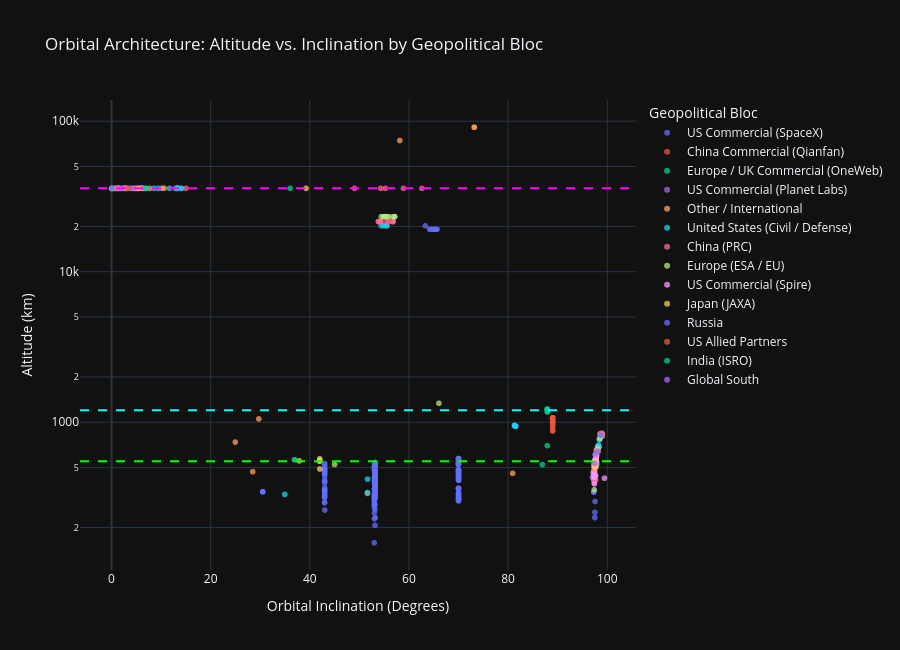

Notebook source saved alongside this figure:
### Markdown cell above
## 9. Interactive Visualizations (Plotly)
Explore the interactive 2D/3D visualizations generated by the pipeline:
- **Interactive Orbital Architecture**: Altitude vs. Inclination scatter plot.
- **Interactive Trajectory Map**: Sample ground tracks over 30 days.
- **Interactive Regional Revisit Dashboard**: Comparative coverage across all 10 world regions.

### Code cell
# Display interactive scatter plot in the notebook
fig_scatter = create_interactive_orbital_scatter(df_master, output_html="../output/interactive/interactive_orbital_scatter.html")
fig_scatter.show()

### Figure 1 — Plotly figure (JSON) as saved in the notebook; plotly's stock layout.template omitted (floating-point values rounded to 4 significant figures; data arrays with more than 128 entries replaced by an {"elided": "..."} marker saying what was removed)
{"data": [{"customdata": {"elided": "3329x3 mixed values"}, "hovertemplate": "<b>%{hovertext}</b><br><br>GEOPOLITICAL_BLOC=US Commercial (SpaceX)<br>Orbital Inclination (Degrees)=%{x}<br>Altitude (km)=%{y}<br>NORAD_CAT_ID=%{customdata[0]}<br>OWNER=%{customdata[1]}<br>MISSION_COHORT=%{customdata[2]}<extra></extra>", "hovertext": {"elided": "3329 str values"}, "legendgroup": "US Commercial (SpaceX)", "marker": {"color": "#636efa", "opacity": 0.75, "symbol": "circle"}, "mode": "markers", "name": "US Commercial (SpaceX)", "showlegend": true, "type": "scattergl", "x": {"elided": "3329 float values"}, "xaxis": "x", "y": {"elided": "3329 float values"}, "yaxis": "y"}, {"customdata": {"elided": "79x3 mixed values"}, "hovertemplate": "<b>%{hovertext}</b><br><br>GEOPOLITICAL_BLOC=China Commercial (Qianfan)<br>Orbital Inclination (Degrees)=%{x}<br>Altitude (km)=%{y}<br>NORAD_CAT_ID=%{customdata[0]}<br>OWNER=%{customdata[1]}<br>MISSION_COHORT=%{customdata[2]}<extra></extra>", "hovertext": ["QIANFAN-204", "QIANFAN-179", "QIANFAN-183", "QIANFAN-141", "QIANFAN-44", "QIANFAN-165", "QIANFAN-144", "QIANFAN-12", "QIANFAN-88", "QIANFAN-61", "QIANFAN-222", "QIANFAN-108", "QIANFAN-57", "QIANFAN 16 OBJECT B", "QIANFAN-147", "QIANFAN-84", "QIANFAN-77", "QIANFAN-137", "QIANFAN-221", "QIANFAN-170", "QIANFAN-81", "QIANFAN-68", "QIANFAN-212", "QIANFAN-116", "QIANFAN-187", "QIANFAN-226", "QIANFAN-93", "QIANFAN-166", "QIANFAN 16 OBJECT C", "QIANFAN-103", "QIANFAN-2", "QIANFAN-62", "QIANFAN-229", "QIANFAN-202", "QIANFAN-125", "QIANFAN-195", "QIANFAN-99", "QIANFAN-132", "QIANFAN-225", "QIANFAN-105", "QIANFAN-248", "QIANFAN-75", "QIANFAN-152", "QIANFAN-214", "QIANFAN-52", "QIANFAN-151", "QIANFAN-90", "QIANFAN-174", "QIANFAN-96", "QIANFAN-180", "QIANFAN-153", "QIANFAN-200", "QIANFAN-18", "QIANFAN-74", "QIANFAN-5", "QIANFAN-113", "QIANFAN-58", "QIANFAN-76", "QIANFAN-124", "QIANFAN-48", "QIANFAN-54", "QIANFAN-60", "QIANFAN-66", "QIANFAN-106", "QIANFAN-192", "QIANFAN-79", "QIANFAN-173", "QIANFAN-240", "QIANFAN-213", "QIANFAN-95", "QIANFAN-230", "QIANFAN-80", "QIANFAN-185", "QIANFAN-227", "QIANFAN-92", "QIANFAN-223", "QIANFAN-15", "QIANFAN-142", "QIANFAN-228"], "legendgroup": "China Commercial (Qianfan)", "marker": {"color": "#EF553B", "opacity": 0.75, "symbol": "circle"}, "mode": "markers", "name": "China Commercial (Qianfan)", "showlegend": true, "type": "scattergl", "x": [88.99, 89.0, 88.99, 88.98, 89.02, 89.0, 88.98, 88.97, 88.96, 88.98, 89.02, 89.01, 88.97, 89.01, 89.02, 88.96, 88.97, 88.98, 89.02, 89.0, 88.96, 88.97, 88.99, 88.98, 88.99, 89.02, 89.01, 89.0, 89.01, 89.01, 88.97, 88.97, 89.02, 88.99, 88.98, 88.99, 89.01, 88.98, 89.02, 89.01, 89.02, 88.96, 89.02, 88.99, 89.01, 89.02, 88.96, 89.0, 89.01, 89.0, 89.02, 88.99, 88.97, 88.96, 88.97, 88.98, 88.97, 88.96, 88.98, 89.02, 89.01, 88.97, 88.97, 89.01, 88.99, 88.96, 89.0, 89.01, 88.99, 89.01, 89.02, 88.96, 88.99, 89.02, 89.01, 89.02, 88.97, 88.98, 89.02], "xaxis": "x", "y": [990.5, 1068.0, 1068.0, 1068.0, 1068.0, 1068.0, 1068.0, 1068.0, 1068.0, 1068.0, 1068.0, 1068.0, 1068.0, 875.6, 1068.0, 1068.0, 906.8, 1068.0, 1031.0, 1068.0, 1068.0, 1068.0, 973.7, 1068.0, 1068.0, 1069.0, 1068.0, 1068.0, 879.4, 1068.0, 1068.0, 1068.0, 1068.0, 1010.0, 1068.0, 1068.0, 1068.0, 1068.0, 1068.0, 1068.0, 1016.0, 1068.0, 1068.0, 944.3, 1068.0, 1068.0, 1069.0, 1068.0, 1068.0, 1068.0, 1068.0, 1068.0, 1068.0, 1068.0, 1068.0, 1068.0, 1068.0, 1068.0, 1068.0, 1068.0, 1068.0, 1068.0, 1068.0, 1068.0, 1069.0, 1069.0, 1068.0, 1014.0, 1034.0, 1068.0, 1068.0, 1068.0, 1068.0, 1068.0, 1068.0, 1068.0, 1068.0, 1068.0, 1068.0], "yaxis": "y"}, {"customdata": {"elided": "195x3 mixed values"}, "hovertemplate": "<b>%{hovertext}</b><br><br>GEOPOLITICAL_BLOC=Europe / UK Commercial (OneWeb)<br>Orbital Inclination (Degrees)=%{x}<br>Altitude (km)=%{y}<br>NORAD_CAT_ID=%{customdata[0]}<br>OWNER=%{customdata[1]}<br>MISSION_COHORT=%{customdata[2]}<extra></extra>", "hovertext": {"elided": "195 str values"}, "legendgroup": "Europe / UK Commercial (OneWeb)", "marker": {"color": "#00cc96", "opacity": 0.75, "symbol": "circle"}, "mode": "markers", "name": "Europe / UK Commercial (OneWeb)", "showlegend": true, "type": "scattergl", "x": {"elided": "195 float values"}, "xaxis": "x", "y": {"elided": "195 float values"}, "yaxis": "y"}, {"customdata": {"elided": "48x3 mixed values"}, "hovertemplate": "<b>%{hovertext}</b><br><br>GEOPOLITICAL_BLOC=US Commercial (Planet Labs)<br>Orbital Inclination (Degrees)=%{x}<br>Altitude (km)=%{y}<br>NORAD_CAT_ID=%{customdata[0]}<br>OWNER=%{customdata[1]}<br>MISSION_COHORT=%{customdata[2]}<extra></extra>", "hovertext": ["FLOCK 4H-27", "FLOCK 4J-4", "FLOCK 4H-30", "FLOCK 4BE-5", "FLOCK 4H-19", "FLOCK 4H-9", "FLOCK 4J-9", "FLOCK 4H-18", "SKYSAT-C2", "FLOCK 4BE-32", "FLOCK 4G-36", "FLOCK 4G-5", "FLOCK 4G-8", "FLOCK 4H-25", "FLOCK 4J-7", "FLOCK 4BE-14", "FLOCK 4BE-20", "FLOCK 4H-35", "FLOCK 4BE-18", "FLOCK 4BE-23", "FLOCK 4H-33", "FLOCK 4Q-16", "SKYSAT-C10", "FLOCK 4H-4", "SKYSAT-C7", "FLOCK 4G-9", "FLOCK 4J-5", "FLOCK 4H-14", "FLOCK 4BE-19", "FLOCK 4G-30", "PELICAN-8", "FLOCK 4H-6", "FLOCK 4J-3", "PELICAN-3", "FLOCK 4Q-4", "FLOCK 4H-31", "FLOCK 4G-29", "FLOCK 4J-1", "FLOCK 4G-1", "PELICAN-11", "FLOCK 4G-15", "SKYSAT-C8", "FLOCK 4BE-6", "FLOCK 4J-17", "FLOCK 4H-22", "FLOCK 4Q-9", "FLOCK 4H-24", "FLOCK 4G-11"], "legendgroup": "US Commercial (Planet Labs)", "marker": {"color": "#ab63fa", "opacity": 0.75, "symbol": "circle"}, "mode": "markers", "name": "US Commercial (Planet Labs)", "showlegend": true, "type": "scattergl", "x": [97.41, 97.44, 97.41, 97.38, 97.41, 97.41, 97.44, 97.41, 97.01, 97.37, 97.39, 97.4, 97.39, 97.41, 97.44, 97.36, 97.36, 97.41, 97.37, 97.37, 97.41, 97.38, 97.47, 97.41, 97.47, 97.39, 97.44, 97.41, 97.37, 97.38, 97.3, 97.41, 97.44, 97.19, 97.38, 97.41, 97.39, 97.44, 97.39, 97.7, 97.39, 97.47, 97.37, 97.45, 97.41, 97.38, 97.41, 97.38], "xaxis": "x", "y": [499.8, 511.5, 501.5, 429.7, 498.5, 499.6, 514.5, 501.8, 431.5, 421.8, 470.1, 467.9, 468.9, 499.4, 510.8, 427.0, 412.9, 499.6, 423.8, 440.0, 498.6, 400.3, 455.1, 501.9, 447.6, 475.1, 511.7, 497.6, 410.9, 435.0, 469.8, 496.2, 510.5, 442.9, 401.6, 502.3, 454.6, 511.0, 468.6, 569.9, 469.5, 447.5, 433.0, 511.4, 500.3, 395.5, 501.5, 469.9], "yaxis": "y"}, {"customdata": {"elided": "100x3 mixed values"}, "hovertemplate": "<b>%{hovertext}</b><br><br>GEOPOLITICAL_BLOC=Other / International<br>Orbital Inclination (Degrees)=%{x}<br>Altitude (km)=%{y}<br>NORAD_CAT_ID=%{customdata[0]}<br>OWNER=%{customdata[1]}<br>MISSION_COHORT=%{customdata[2]}<extra></extra>", "hovertext": ["RCM-2", "HELLAS-SAT 4 & SGS-1", "AMOS-3", "NSS-9", "KOREASAT 116", "ASTRA 5B", "TURKSAT 4B", "INTELSAT 22 (IS-22)", "EUTELSAT HOTBIRD 13F", "INTELSAT 32E (IS-32E)", "CASSIOPE", "ABS-6", "ES'HAIL 2", "SES-21", "MMS 4", "TERRASAR-X", "SES-17", "THAICOM 4", "HELLAS-SAT 2", "BRITE-AUSTRIA", "LAOSAT 1", "NEOSSAT", "SES-14", "STAR ONE C2", "AMOS-4", "CXO", "HST", "RADARSAT-2", "EUTELSAT KONNECT VHTS", "ABS-2A (MONGOLSAT-1)", "INTELSAT 17 (IS-17)", "EUTELSAT 115 WEST B", "HORIZONS-3E", "ASTRA 2F", "CO3D 1", "INMARSAT 3-F2", "INMARSAT GX5", "INTELSAT 906 (IS-906)", "NILESAT 201", "TWILIGHT-1 OBJECT B", "INMARSAT 5-F1", "THAICOM 6", "EUTELSAT 65 WEST A", "GEO-KOMPSAT-2B", "TELKOM 3S", "KOREASAT 6A", "EUTELSAT 36D", "SPOT 7", "HISAKI (SPRINT-A)", "INTELSAT 40E (IS-40E)", "ALCOMSAT 1", "SES-15", "ES'HAIL 1", "COSMO-SKYMED 3", "ABS-4 (MOBISAT-1)", "ALSAT-1B", "RCM-3", "GALAXY 28 (G-28)", "KOREASAT 5A", "SES-5", "OVZON-3", "SAUDISAT 5B", "BULGARIASAT-1", "SES-11 (ECHOSTAR 105)", "INTELSAT 23 (IS-23)", "HINODE (SOLAR-B)", "INMARSAT 3-F3", "SKYNET 5D", "HELLAS-SAT 3", "INMARSAT 5-F4", "NSS-10", "INTELSAT 39 (IS-39)", "AGILA", "ZHANGHENG 1-01 (CSES-1)", "PLEIADES NEO 4", "EUTELSAT 5 WEST B", "KNACKSAT-2", "EUTELSAT 3B", "INTELSAT 18 (IS-18)", "METOP-B", "STAR ONE D1", "NEMO-HD", "ASTRA 2E", "SINAH 1", "GALAXY 35 (G-35)", "AMC-6", "EUTELSAT 172B", "LAPAN-A3", "NUSANTARA TIGA (SATRIA)", "ASIASAT 8 (AMOS-7)", "INTELSAT 902 (IS-902)", "ARSAT 1", "ALPHASAT", "EUTELSAT 117 WEST A", "ICEYE-X43", "EXACTVIEW-1 (ADS-1B)", "SCD 1", "SAUDISAT 5A", "MEASAT-3A", "MMS 2"], "legendgroup": "Other / International", "marker": {"color": "#FFA15A", "opacity": 0.75, "symbol": "circle"}, "mode": "markers", "name": "Other / International", "showlegend": true, "type": "scattergl", "x": [97.76, 0.0667, 0.819, 1.625, 0.0191, 0.0522, 0.0091, 0.0084, 0.0551, 0.0098, 80.91, 0.0439, 0.0135, 0.0247, 73.15, 97.45, 0.041, 0.6102, 7.706, 98.4, 0.0139, 98.42, 0.0459, 1.6, 0.0182, 58.15, 28.47, 98.58, 0.0563, 0.0195, 0.0129, 0.0153, 0.0098, 0.0329, 97.44, 10.18, 0.0284, 6.16, 0.0243, 97.81, 0.0146, 0.083, 0.0637, 0.0152, 0.0146, 0.0035, 0.0181, 98.05, 29.72, 0.0123, 0.0736, 0.0231, 0.0536, 97.81, 6.397, 97.78, 97.76, 3.661, 0.0174, 0.052, 0.0109, 97.3, 0.0614, 0.0398, 0.014, 98.05, 10.62, 0.0756, 0.0617, 0.0173, 6.803, 0.0178, 0.0748, 97.7, 97.9, 0.0685, 51.62, 0.0695, 0.0173, 98.63, 0.0531, 97.18, 0.0621, 98.31, 0.0133, 0.513, 0.0522, 97.16, 0.0522, 0.0561, 6.471, 0.0662, 3.006, 0.0506, 97.67, 98.99, 24.97, 97.29, 0.0361, 73.18], "xaxis": "x", "y": [589.9, 35790.0, 35790.0, 35790.0, 35790.0, 35790.0, 35790.0, 35790.0, 35790.0, 35790.0, 457.7, 35790.0, 35790.0, 35790.0, 91150.0, 508.4, 35790.0, 35790.0, 35790.0, 769.8, 35790.0, 772.2, 35790.0, 35790.0, 35790.0, 74410.0, 469.2, 791.8, 35790.0, 35790.0, 35790.0, 35790.0, 35790.0, 35790.0, 505.2, 35860.0, 35790.0, 35790.0, 35790.0, 603.9, 35790.0, 35790.0, 35790.0, 35790.0, 35790.0, 35790.0, 35790.0, 689.8, 1052.0, 35790.0, 35790.0, 35790.0, 35790.0, 543.2, 35790.0, 653.5, 589.9, 35790.0, 35790.0, 35790.0, 35790.0, 477.4, 35790.0, 35790.0, 35790.0, 665.0, 35870.0, 35790.0, 35790.0, 35790.0, 35790.0, 35790.0, 35790.0, 503.8, 624.0, 35790.0, 336.8, 35790.0, 35790.0, 820.4, 35790.0, 424.9, 35790.0, 679.5, 35790.0, 35790.0, 35790.0, 464.2, 35790.0, 35790.0, 35790.0, 35790.0, 35790.0, 35790.0, 566.3, 808.4, 738.2, 477.9, 35790.0, 91140.0], "yaxis": "y"}, {"customdata": {"elided": "84x3 mixed values"}, "hovertemplate": "<b>%{hovertext}</b><br><br>GEOPOLITICAL_BLOC=United States (Civil / Defense)<br>Orbital Inclination (Degrees)=%{x}<br>Altitude (km)=%{y}<br>NORAD_CAT_ID=%{customdata[0]}<br>OWNER=%{customdata[1]}<br>MISSION_COHORT=%{customdata[2]}<extra></extra>", "hovertext": ["WORLDVIEW-2 (WV-2)", "DUPLEX", "VIASAT-2", "SDA-NG-T1TL-405", "TDRS 12", "ICEYE-X74", "GALAXY 3C (G-3C)", "WGS F6 (USA 244)", "MUOS-1", "AURA", "WGS F5 (USA 243)", "ECHOSTAR 11", "PRAETORIAN SDA_612", "GALAXY 19 (G-19)", "SBIRS GEO-4 (USA 273)", "SUOMI NPP", "AEHF-2 (USA 235)", "DMSP 5D-3 F16 (USA 172)", "DIRECTV 9S", "WGS F3 (USA 211)", "SBIRS GEO-3 (USA 282)", "USA 149 (DSP 20)", "TDRS 8", "LDPE-2", "GPS BIIF-7  (PRN 09)", "SDA-NG-T1TL-409", "CAPELLA-15 (ACADIA-5)", "GPS BIII-2  (PRN 18)", "GEOEYE 1", "ASIASTAR", "MEV-1", "WGS 10 (USA 291)", "MUOS-3", "SXM-10", "PRAETORIAN SDA_616", "USA 342", "SDA-NG-T1TL-417", "WGS F4 (USA 233)", "GPS BIIF-4  (PRN 27)", "PRAETORIAN SDA_604", "SDA-NG-T1TL-421", "GPS BIIRM-5 (PRN 29)", "AT&T T-16", "USA 157 (MILSTAR-2 2)", "XM-5", "PRAETORIAN SDA_608", "GALAXY 18 (G-18)", "MUOS-4", "CAPELLA-18 (ACADIA-8)", "ICEYE-X51", "ICEYE-X37", "TDRS 7", "TANAGER-1", "LANDSAT 8", "LANDSAT 9", "VICTUS HAZE PUMA", "SDA-NG-T1TL-418", "CYGFM02", "WGS F1 (USA 195)", "AEHF-1 (USA 214)", "WFOV (USA 332)", "PRAETORIAN SDA_602", "ECHOSTAR 18", "DMSP 5D-3 F17 (USA 191)", "TDRS 5", "PRAETORIAN SDA_618", "VIASAT-3 F1", "LEGION 2", "LEGION 1", "CREW DRAGON 13", "TERRESTAR-1", "GS-1", "DIRECTV 5 (TEMPO 1)", "ICEYE-X41", "PRAETORIAN SDA_621", "GALAXY 13 (HORIZONS-1)", "SDA-NG-T1TL-403", "SDA-NG-T1TL-420", "SXM-7", "GOES 16", "SDA-NG-T1TL-415", "USA 115 (MILSTAR-1 2)", "PRAETORIAN SDA_601", "CAPELLA-20 (ACADIA-10)"], "legendgroup": "United States (Civil / Defense)", "marker": {"color": "#19d3f3", "opacity": 0.75, "symbol": "circle"}, "mode": "markers", "name": "United States (Civil / Defense)", "showlegend": true, "type": "scattergl", "x": [98.47, 51.62, 0.0127, 81.5, 4.133, 97.78, 4.109, 0.0158, 5.769, 98.36, 0.0178, 1.37, 81.3, 0.0116, 2.527, 98.81, 6.978, 98.98, 2.788, 0.2802, 2.312, 13.31, 12.91, 6.123, 55.46, 81.5, 97.66, 55.56, 98.12, 9.461, 0.0752, 0.0168, 4.799, 0.0255, 81.31, 0.0129, 81.5, 0.0135, 54.4, 81.31, 81.5, 54.93, 0.0057, 11.7, 0.0563, 81.3, 0.0061, 4.602, 97.81, 97.78, 97.85, 13.28, 97.23, 98.22, 98.21, 97.45, 81.5, 34.94, 0.0633, 8.58, 4.073, 81.3, 0.014, 98.74, 14.05, 81.3, 0.0243, 97.49, 97.49, 51.63, 5.277, 3.087, 5.239, 97.7, 81.3, 1.783, 81.5, 81.5, 0.0323, 0.6929, 81.5, 14.12, 81.3, 97.78], "xaxis": "x", "y": [765.8, 341.6, 35790.0, 944.5, 35790.0, 586.6, 35790.0, 35790.0, 35790.0, 688.3, 35790.0, 35790.0, 946.1, 35790.0, 35790.0, 826.9, 35790.0, 844.0, 36120.0, 35790.0, 35790.0, 36130.0, 35790.0, 36110.0, 20180.0, 944.0, 590.5, 20180.0, 678.0, 35790.0, 35790.0, 35790.0, 35790.0, 35790.0, 952.3, 35790.0, 942.0, 35790.0, 20180.0, 953.1, 941.5, 20180.0, 35790.0, 35790.0, 35790.0, 950.3, 35790.0, 35790.0, 608.4, 564.2, 545.4, 35790.0, 431.3, 702.5, 702.5, 500.6, 941.9, 331.8, 35790.0, 35790.0, 35790.0, 950.1, 35790.0, 842.2, 35790.0, 948.9, 35790.0, 516.0, 516.0, 419.0, 35790.0, 35800.0, 35790.0, 574.7, 950.4, 35790.0, 944.8, 941.6, 35790.0, 35790.0, 942.3, 35790.0, 952.6, 608.6], "yaxis": "y"}, {"customdata": {"elided": "61x3 mixed values"}, "hovertemplate": "<b>%{hovertext}</b><br><br>GEOPOLITICAL_BLOC=China (PRC)<br>Orbital Inclination (Degrees)=%{x}<br>Altitude (km)=%{y}<br>NORAD_CAT_ID=%{customdata[0]}<br>OWNER=%{customdata[1]}<br>MISSION_COHORT=%{customdata[2]}<extra></extra>", "hovertext": ["TIANLIAN 2-02", "TIANLIAN 2-03", "ZHONGXING-3A", "TJS-22", "BEIDOU-2 M4 (C12)", "TJS-16", "GAOFEN-6", "TJS-3", "BEIDOU-3 M17 (C36)", "BEIDOU-3 G2 (C60)", "TIANMU-1 16", "BEIDOU-3 M15 (C34)", "TIANMU-1 10", "FENGYUN 3B", "BEIDOU-3 M23 (C45)", "BEIDOU-3 M28 (C50)", "FENGYUN 3C", "FENGYUN 3H", "BEIDOU-3 M7 (C27)", "LUDI TANCE 1-01B (L-SAR 01B)", "FENGYUN 3D", "BEIDOU-3S IGSO-2S (C56)", "TJS-19", "ZHONGXING-10", "BEIDOU-3 M14 (C33)", "TIANTONG-1 3", "SHIJIAN-21 (SJ-21)", "LUDI TANCE-4 01A", "BEIDOU-3 IGSO-2 (C39)", "TJS-4", "BEIDOU-3 M18 (C37)", "TIANMU-1 03", "BEIDOU-2 G3", "TIANMU-1 14", "TIANMU-1 11", "YAOGAN-3", "GAOFEN-13 01", "BEIDOU-2 IGSO-1 (C06)", "BEIDOU-3 M22 (C44)", "BEIDOU-3 M1 (C19)", "BEIDOU-2 IGSO-3 (C08)", "APSTAR-6C", "TIANMU-1 22", "GAOFEN-8", "SHIJIAN-17 (SJ-17)", "TJS-6", "HULIANWAN GAOGUI-03 (HG-03)", "BEIDOU-3 M20 (C42)", "YAOGAN-24", "BEIDOU-3 M19 (C41)", "BEIDOU-3 IGSO-1 (C38)", "YAOGAN-41", "GAOFEN-12 04", "BEIDOU-3 M11 (C25)", "LUDI TANCE 1-01A (L-SAR 01A)", "BEIDOU-2 G6 (C02)", "TJS-20", "GAOFEN-12 01", "BEIDOU-3 M16 (C35)", "ZHONGXING-10R", "SHIJIAN-28 (SJ-28)"], "legendgroup": "China (PRC)", "marker": {"color": "#FF6692", "opacity": 0.75, "symbol": "circle"}, "mode": "markers", "name": "China (PRC)", "showlegend": true, "type": "scattergl", "x": [1.165, 1.032, 0.032, 1.189, 55.53, 1.402, 98.08, 2.91, 54.16, 2.7, 97.46, 53.96, 97.25, 98.95, 54.39, 55.88, 98.52, 98.69, 54.2, 97.81, 99.03, 49.01, 3.071, 1.327, 56.76, 1.683, 5.45, 15.01, 55.25, 0.0447, 54.16, 97.52, 4.853, 97.33, 97.34, 97.8, 0.2691, 54.31, 53.8, 56.82, 62.61, 0.0343, 97.46, 97.68, 6.11, 0.1169, 0.0882, 56.69, 98.17, 56.69, 58.89, 2.883, 97.91, 54.17, 97.81, 4.779, 5.159, 97.81, 53.96, 0.0207, 4.175], "xaxis": "x", "y": [35790.0, 35790.0, 35790.0, 35790.0, 21530.0, 35790.0, 640.4, 35790.0, 21530.0, 35790.0, 482.3, 21530.0, 472.2, 842.8, 21530.0, 21530.0, 839.7, 825.6, 21530.0, 602.9, 826.1, 35790.0, 35790.0, 36140.0, 21530.0, 35790.0, 35780.0, 35790.0, 35790.0, 35790.0, 21530.0, 413.4, 35790.0, 482.5, 481.1, 594.2, 35780.0, 35790.0, 21530.0, 21530.0, 35780.0, 35790.0, 467.2, 413.8, 35900.0, 35790.0, 35790.0, 21530.0, 641.6, 21530.0, 35780.0, 35790.0, 629.5, 21530.0, 602.9, 35790.0, 35790.0, 627.6, 21530.0, 35790.0, 35790.0], "yaxis": "y"}, {"customdata": [[41175, "ESA", "Positioning, Navigation & Timing (PNT)"], [43055, "ESA", "Positioning, Navigation & Timing (PNT)"], [67372, "FIN", "Earth Observation & Surveillance"], [68504, "FIN", "Earth Observation & Surveillance"], [44475, "ESA", "Geostationary Telecom"], [69893, "FIN", "Earth Observation & Surveillance"], [61183, "ESA", "Positioning, Navigation & Timing (PNT)"], [66514, "ESA", "Earth Observation & Surveillance"], [59100, "FIN", "Earth Observation & Surveillance"], [64581, "FIN", "Earth Observation & Surveillance"], [40544, "ESA", "Positioning, Navigation & Timing (PNT)"], [66751, "FIN", "Earth Observation & Surveillance"], [41861, "ESA", "Positioning, Navigation & Timing (PNT)"], [68502, "POL", "Earth Observation & Surveillance"], [58288, "FIN", "Earth Observation & Surveillance"], [42063, "ESA", "Earth Observation & Surveillance"], [43058, "ESA", "Positioning, Navigation & Timing (PNT)"], [67162, "ESA", "Positioning, Navigation & Timing (PNT)"], [40890, "ESA", "Positioning, Navigation & Timing (PNT)"], [43437, "ESA", "Earth Observation & Surveillance"], [68497, "POL", "Earth Observation & Surveillance"], [62384, "FIN", "Earth Observation & Surveillance"], [49810, "ESA", "Positioning, Navigation & Timing (PNT)"], [59598, "ESA", "Positioning, Navigation & Timing (PNT)"], [40613, "NOR", "Geostationary Telecom"], [58302, "FIN", "Earth Observation & Surveillance"], [43566, "ESA", "Positioning, Navigation & Timing (PNT)"]], "hovertemplate": "<b>%{hovertext}</b><br><br>GEOPOLITICAL_BLOC=Europe (ESA / EU)<br>Orbital Inclination (Degrees)=%{x}<br>Altitude (km)=%{y}<br>NORAD_CAT_ID=%{customdata[0]}<br>OWNER=%{customdata[1]}<br>MISSION_COHORT=%{customdata[2]}<extra></extra>", "hovertext": ["GSAT0208 (GALILEO 11)", "GSAT0215 (GALILEO 19)", "ICEYE-X63", "ICEYE-X72", "EDRS-C", "ICEYE-X80", "GSAT0226 (GALILEO 31)", "SENTINEL-6B", "ICEYE-X38", "ICEYE-X55", "GSAT0203 (GALILEO 7)", "ICEYE-X58", "GSAT0213 (GALILEO 17)", "ICEYE-X76", "ICEYE-X31", "SENTINEL-2B", "GSAT0218 (GALILEO 22)", "GSAT0234 (GALILEO 34)", "GSAT0206 (GALILEO 10)", "SENTINEL-3B", "ICEYE-X75", "ICEYE-X49", "GSAT0224 (GALILEO 28)", "GSAT0225 (GALILEO 29)", "THOR 7", "ICEYE-X35", "GSAT0219 (GALILEO 23)"], "legendgroup": "Europe (ESA / EU)", "marker": {"color": "#B6E880", "opacity": 0.75, "symbol": "circle"}, "mode": "markers", "name": "Europe (ESA / EU)", "showlegend": true, "type": "scattergl", "x": [55.92, 55.04, 97.81, 97.78, 0.0207, 97.74, 55.15, 66.04, 97.86, 97.79, 56.73, 97.41, 55.59, 97.78, 97.37, 98.57, 55.03, 54.44, 54.91, 98.63, 97.78, 45.0, 57.1, 55.22, 0.0116, 97.37, 57.11], "xaxis": "x", "y": [23220.0, 23220.0, 602.6, 570.3, 35670.0, 592.5, 23220.0, 1338.0, 524.2, 579.5, 23220.0, 512.5, 23220.0, 591.9, 449.9, 789.0, 23220.0, 23220.0, 23220.0, 802.7, 590.5, 524.4, 23220.0, 23220.0, 35790.0, 356.1, 23220.0], "yaxis": "y"}, {"customdata": [[48269, "US", "Earth Observation & Surveillance"], [63352, "US", "Earth Observation & Surveillance"], [63357, "US", "Earth Observation & Surveillance"], [67365, "US", "Earth Observation & Surveillance"], [64840, "US", "Earth Observation & Surveillance"], [42842, "US", "Earth Observation & Surveillance"], [62712, "US", "Earth Observation & Surveillance"], [42838, "US", "Earth Observation & Surveillance"], [58903, "US", "Earth Observation & Surveillance"], [67388, "US", "Earth Observation & Surveillance"], [63395, "US", "Earth Observation & Surveillance"], [63354, "US", "Earth Observation & Surveillance"], [64586, "US", "Earth Observation & Surveillance"], [57391, "US", "Earth Observation & Surveillance"], [60578, "US", "Earth Observation & Surveillance"], [58900, "US", "Earth Observation & Surveillance"], [56970, "US", "Earth Observation & Surveillance"], [66787, "US", "Earth Observation & Surveillance"], [58336, "US", "Earth Observation & Surveillance"], [62711, "US", "Earth Observation & Surveillance"], [66686, "US", "Earth Observation & Surveillance"], [66785, "US", "Earth Observation & Surveillance"], [63246, "US", "Earth Observation & Surveillance"]], "hovertemplate": "<b>%{hovertext}</b><br><br>GEOPOLITICAL_BLOC=US Commercial (Spire)<br>Orbital Inclination (Degrees)=%{x}<br>Altitude (km)=%{y}<br>NORAD_CAT_ID=%{customdata[0]}<br>OWNER=%{customdata[1]}<br>MISSION_COHORT=%{customdata[2]}<extra></extra>", "hovertext": ["LEMUR-2-AMANDA-SVANTE", "LEMUR-2-ESPERANZA", "LEMUR-2-KREMPEL-BRO1", "LEMUR-2-MARIO-SOUSA", "LEMUR-2-HUBBLE-5", "LEMUR-2-DEMBITZ", "LEMUR-2-MYNAMEISJEFF", "LEMUR-2-ANDIS", "LEMUR-2-CAEL", "LEMUR-2-HCS-BAZUS", "LEMUR-2-BALTO", "LEMUR-2-THERMORAPTOR", "LEMUR-2-SEJONG-2", "LEMUR-2-DEVERILL-M-T", "LEMUR-2-SQUIRRELCOMM", "LEMUR-2-VALHALLA", "LEMUR-2-EMBRIONOVIS", "LEMUR-2-MYRA", "LEMUR-2-JK0903EM1407", "LEMUR-2-ROUNDTRIPPER", "LEMUR-2-STAS-GORBUK", "LEMUR-2-VUKASIN", "LEMUR-2-LEIA-PHILIP"], "legendgroup": "US Commercial (Spire)", "marker": {"color": "#FF97FF", "opacity": 0.75, "symbol": "circle"}, "mode": "markers", "name": "US Commercial (Spire)", "showlegend": true, "type": "scattergl", "x": [97.57, 97.58, 97.58, 97.81, 97.78, 97.38, 97.72, 97.37, 97.39, 97.81, 97.65, 97.59, 97.78, 99.43, 97.66, 97.39, 97.64, 97.54, 97.39, 97.72, 97.41, 97.49, 97.67], "xaxis": "x", "y": [435.1, 522.7, 519.4, 600.0, 583.9, 462.5, 549.2, 444.4, 430.6, 594.8, 563.5, 521.0, 574.0, 425.2, 540.7, 435.4, 443.0, 562.1, 389.7, 549.3, 503.9, 562.5, 573.3], "yaxis": "y"}, {"customdata": [[58578, "JPN", "Earth Observation & Surveillance"], [37207, "JPN", "Geostationary Telecom"], [41729, "JPN", "Geostationary Telecom"], [40298, "JPN", "Earth Observation & Surveillance"], [59224, "JPN", "Earth Observation & Surveillance"], [60542, "JPN", "Earth Observation & Surveillance"], [64055, "JPN", "Earth Observation & Surveillance"], [43271, "JPN", "Geostationary Telecom"], [42951, "JPN", "Geostationary Telecom"], [45245, "JPN", "Geostationary Telecom"], [100829, "JPN", "Earth Observation & Surveillance"], [42917, "JPN", "Geostationary Telecom"], [63205, "JPN", "Earth Observation & Surveillance"], [64340, "JPN", "Earth Observation & Surveillance"], [61733, "JPN", "Geostationary Telecom"], [100243, "JPN", "Earth Observation & Surveillance"], [33492, "JPN", "Earth Observation & Surveillance"], [42738, "JPN", "Geostationary Telecom"], [69701, "JPN", "Earth Observation & Surveillance"]], "hovertemplate": "<b>%{hovertext}</b><br><br>GEOPOLITICAL_BLOC=Japan (JAXA)<br>Orbital Inclination (Degrees)=%{x}<br>Altitude (km)=%{y}<br>NORAD_CAT_ID=%{customdata[0]}<br>OWNER=%{customdata[1]}<br>MISSION_COHORT=%{customdata[2]}<extra></extra>", "hovertext": ["QPS-SAR-5 (TSUKUYOMI-I)", "BSAT-3B", "JCSAT-16", "ASNARO", "STRIX-3", "QPS-SAR-8 (AMATERU-IV)", "QPS-SAR-10 (WADATSUMI-I)", "SUPERBIRD-B3", "BSAT-4A", "JCSAT-17", "STRIX-11", "QZS-3 (MICHIBIKI-3)", "QPS-SAR-9 (SUSANOO-I)", "QPS-SAR-11 (YAMATSUMI-I)", "DSN-3 (KIRAMEKI-3)", "QPS-SAR-13 (MIKURA-I)", "GOSAT (IBUKI)", "QZS-2 (MICHIBIKI-2)", "STRIX-8"], "legendgroup": "Japan (JAXA)", "marker": {"color": "#FECB52", "opacity": 0.75, "symbol": "circle"}, "mode": "markers", "name": "Japan (JAXA)", "showlegend": true, "type": "scattergl", "x": [42.01, 0.0562, 0.0188, 97.33, 97.68, 97.66, 42.0, 0.0114, 0.0605, 5.404, 37.87, 0.0838, 42.02, 42.01, 0.0042, 42.0, 98.1, 39.25, 41.99], "xaxis": "x", "y": [489.3, 35790.0, 35790.0, 507.3, 502.2, 550.5, 558.3, 35790.0, 35790.0, 35790.0, 554.2, 35790.0, 553.7, 558.7, 35790.0, 572.1, 668.9, 35790.0, 551.0], "yaxis": "y"}, {"customdata": [[41121, "CIS", "Positioning, Navigation & Timing (PNT)"], [29228, "CIS", "Earth Observation & Surveillance"], [63130, "CIS", "Positioning, Navigation & Timing (PNT)"], [52984, "CIS", "Positioning, Navigation & Timing (PNT)"], [43508, "CIS", "Positioning, Navigation & Timing (PNT)"], [40345, "CIS", "Geostationary Telecom"], [45358, "CIS", "Positioning, Navigation & Timing (PNT)"], [36112, "CIS", "Positioning, Navigation & Timing (PNT)"], [33595, "CIS", "Geostationary Telecom"], [43432, "CIS", "Positioning, Navigation & Timing (PNT)"], [32275, "CIS", "Positioning, Navigation & Timing (PNT)"], [47719, "CIS", "Earth Observation & Surveillance"], [57517, "CIS", "Positioning, Navigation & Timing (PNT)"], [61736, "CIS", "Earth Observation & Surveillance"], [44457, "CIS", "Positioning, Navigation & Timing (PNT)"], [38978, "CIS", "Geostationary Telecom"], [54377, "CIS", "Positioning, Navigation & Timing (PNT)"]], "hovertemplate": "<b>%{hovertext}</b><br><br>GEOPOLITICAL_BLOC=Russia<br>Orbital Inclination (Degrees)=%{x}<br>Altitude (km)=%{y}<br>NORAD_CAT_ID=%{customdata[0]}<br>OWNER=%{customdata[1]}<br>MISSION_COHORT=%{customdata[2]}<extra></extra>", "hovertext": ["COSMOS 2513", "RESURS-DK 1", "COSMOS 2584 (704K)", "COSMOS 2557 (706K)", "COSMOS 2527 (756)", "YAMAL 401", "COSMOS 2545 (760)", "COSMOS 2457 (733)", "EXPRESS-AM44", "COSMOS 2526", "COSMOS 2433 (720)", "ARKTIKA-M 1", "COSMOS 2569 (703K)", "IONOSFERA-M 2", "COSMOS 2539", "YAMAL 300K", "COSMOS 2564 (761)"], "legendgroup": "Russia", "marker": {"color": "#636efa", "opacity": 0.75, "symbol": "circle"}, "mode": "markers", "name": "Russia", "showlegend": true, "type": "scattergl", "x": [0.0611, 69.93, 65.17, 64.21, 65.66, 0.0082, 64.26, 65.09, 3.826, 0.0197, 65.49, 63.3, 65.39, 98.69, 0.0381, 0.0149, 64.74], "xaxis": "x", "y": [35790.0, 525.0, 19130.0, 19130.0, 19130.0, 35790.0, 19130.0, 19130.0, 35790.0, 35790.0, 19130.0, 20180.0, 19130.0, 816.0, 35790.0, 35790.0, 19130.0], "yaxis": "y"}, {"customdata": [[41794, "AUS", "Geostationary Telecom"], [29495, "AUS", "Geostationary Telecom"], [40146, "AUS", "Geostationary Telecom"]], "hovertemplate": "<b>%{hovertext}</b><br><br>GEOPOLITICAL_BLOC=US Allied Partners<br>Orbital Inclination (Degrees)=%{x}<br>Altitude (km)=%{y}<br>NORAD_CAT_ID=%{customdata[0]}<br>OWNER=%{customdata[1]}<br>MISSION_COHORT=%{customdata[2]}<extra></extra>", "hovertext": ["SKY MUSTER 2 (NBN1B)", "OPTUS D1", "OPTUS 10"], "legendgroup": "US Allied Partners", "marker": {"color": "#EF553B", "opacity": 0.75, "symbol": "circle"}, "mode": "markers", "name": "US Allied Partners", "showlegend": true, "type": "scattergl", "x": [0.0154, 3.398, 0.0411], "xaxis": "x", "y": [35790.0, 35790.0, 35790.0], "yaxis": "y"}, {"customdata": [[40269, "IND", "Geostationary Telecom"], [62028, "IND", "Geostationary Telecom"], [43719, "IND", "Earth Observation & Surveillance"], [46905, "IND", "Earth Observation & Surveillance"], [58990, "IND", "Geostationary Telecom"], [66311, "IND", "Geostationary Telecom"], [44857, "IND", "Earth Observation & Surveillance"], [39199, "IND", "Geostationary Telecom"], [42815, "IND", "Geostationary Telecom"], [43698, "IND", "Geostationary Telecom"]], "hovertemplate": "<b>%{hovertext}</b><br><br>GEOPOLITICAL_BLOC=India (ISRO)<br>Orbital Inclination (Degrees)=%{x}<br>Altitude (km)=%{y}<br>NORAD_CAT_ID=%{customdata[0]}<br>OWNER=%{customdata[1]}<br>MISSION_COHORT=%{customdata[2]}<extra></extra>", "hovertext": ["IRNSS-1C", "GSAT-N2 (GSAT-20)", "HYSIS", "RISAT-2BR2", "INSAT-3DS", "CMS-03 (GSAT-7R)", "RISAT-2BR1", "IRNSS-1A", "GSAT-17", "GSAT-29"], "legendgroup": "India (ISRO)", "marker": {"color": "#00cc96", "opacity": 0.75, "symbol": "circle"}, "mode": "markers", "name": "India (ISRO)", "showlegend": true, "type": "scattergl", "x": [6.878, 0.0303, 97.97, 36.9, 0.1099, 0.0152, 36.96, 36.03, 0.0336, 0.0495], "xaxis": "x", "y": [35790.0, 35790.0, 633.5, 563.4, 35790.0, 35790.0, 563.5, 35780.0, 35790.0, 35790.0], "yaxis": "y"}, {"customdata": [[39419, "UAE", "Earth Observation & Surveillance"], [39035, "MEX", "Geostationary Telecom"], [43174, "UAE", "Geostationary Telecom"], [35682, "UAE", "Earth Observation & Surveillance"], [40010, "KAZ", "Earth Observation & Surveillance"]], "hovertemplate": "<b>%{hovertext}</b><br><br>GEOPOLITICAL_BLOC=Global South<br>Orbital Inclination (Degrees)=%{x}<br>Altitude (km)=%{y}<br>NORAD_CAT_ID=%{customdata[0]}<br>OWNER=%{customdata[1]}<br>MISSION_COHORT=%{customdata[2]}<extra></extra>", "hovertext": ["DUBAISAT-2", "MEXSAT 3", "AL YAH 3", "DUBAISAT-1", "KAZEOSAT 2"], "legendgroup": "Global South", "marker": {"color": "#ab63fa", "opacity": 0.75, "symbol": "circle"}, "mode": "markers", "name": "Global South", "showlegend": true, "type": "scattergl", "x": [97.47, 0.0152, 1.917, 98.03, 97.53], "xaxis": "x", "y": [533.0, 35790.0, 35790.0, 644.1, 610.1], "yaxis": "y"}], "layout": {"annotations": [{"showarrow": false, "text": "Starlink Shell (550 km)", "x": 0, "xanchor": "left", "xref": "x domain", "y": 550, "yanchor": "bottom", "yref": "y"}, {"showarrow": false, "text": "OneWeb Shell (1200 km)", "x": 0, "xanchor": "left", "xref": "x domain", "y": 1200, "yanchor": "bottom", "yref": "y"}, {"showarrow": false, "text": "Geostationary Orbit (35,786 km)", "x": 0, "xanchor": "left", "xref": "x domain", "y": 35786, "yanchor": "bottom", "yref": "y"}], "height": 650, "legend": {"title": {"text": "Geopolitical Bloc"}, "tracegroupgap": 0}, "shapes": [{"line": {"color": "lime", "dash": "dash"}, "type": "line", "x0": 0, "x1": 1, "xref": "x domain", "y0": 550, "y1": 550, "yref": "y"}, {"line": {"color": "cyan", "dash": "dash"}, "type": "line", "x0": 0, "x1": 1, "xref": "x domain", "y0": 1200, "y1": 1200, "yref": "y"}, {"line": {"color": "magenta", "dash": "dash"}, "type": "line", "x0": 0, "x1": 1, "xref": "x domain", "y0": 35786, "y1": 35786, "yref": "y"}], "title": {"text": "Orbital Architecture: Altitude vs. Inclination by Geopolitical Bloc"}, "xaxis": {"anchor": "y", "domain": [0.0, 1.0], "title": {"text": "Orbital Inclination (Degrees)"}}, "yaxis": {"anchor": "x", "domain": [0.0, 1.0], "title": {"text": "Altitude (km)"}, "type": "log"}}}
